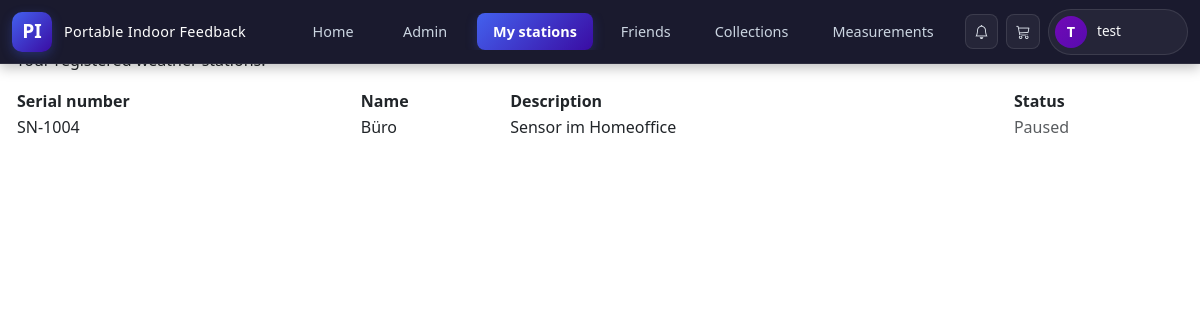
/user/user_stations.php (signed in), run on the app's committed database.
### tables this page shows
CREATE TABLE `station` (
  `pk_serialNumber` varchar(50) NOT NULL,
  `name` varchar(100) DEFAULT NULL,
  `description` text,
  `fk_user_owns` varchar(50) DEFAULT NULL,
  `status` enum('Active','Paused') NOT NULL DEFAULT 'Active'
);

### user/user_stations.php (the view, shortened to what this page needs)
<?php
require '../includes/db_connection.php';
$username = $_SESSION['pk_username'] ?? '';
$stmt = mysqli_prepare($link,
    "SELECT pk_serialNumber, name, description, status
     FROM station
     WHERE fk_user_owns = ?
     ORDER BY name"
);
mysqli_stmt_bind_param($stmt, 's', $username);
mysqli_stmt_execute($stmt);
$result   = mysqli_stmt_get_result($stmt);
$stations = [];
while ($row = mysqli_fetch_assoc($result)) {
    $stations[] = $row;
}
include '../includes/header.php';
?>
<main class="main-shell">
    <div class="container-xxl px-3">
        <section class="glass-card mb-3">
            <div class="glass-card-header">
                <div>
                    <h1 class="glass-card-title mb-0">
                    </h1>
                    <p class="glass-card-sub mb-0">
                    </p>
                </div>
            </div>
        </section>
        <section class="glass-card">
            <?php if (empty($stations)): ?>
                <p class="text-muted mb-0">
                    <?php echo ($lang === 'de')
                        ? 'Du hast noch keine Stationen. Bitte wende dich an einen Administrator.'
                        : 'You have no stations yet. Please contact an administrator.'; ?>
                </p>
            <?php else: ?>
                <div class="table-responsive">
                    <table class="table-glass w-100">
                        <thead>
                            <tr>
                                <th><?php echo ($lang === 'de') ? 'Seriennummer' : 'Serial number'; ?></th>
                                <th><?php echo ($lang === 'de') ? 'Name' : 'Name'; ?></th>
                                <th><?php echo ($lang === 'de') ? 'Beschreibung' : 'Description'; ?></th>
                                <th>Status</th>
                            </tr>
                        </thead>
                        <tbody>
                            <?php foreach ($stations as $s): ?>
                                <tr>
                                    <td><?php echo htmlspecialchars($s['pk_serialNumber']); ?></td>
                                    <td><?php echo htmlspecialchars($s['name'] ?? ''); ?></td>
                                    <td><?php echo htmlspecialchars($s['description'] ?? ''); ?></td>
                                    <td>
                                        <span class="pill <?php echo $s['status'] === 'Active' ? 'text-success' : 'text-muted'; ?>">
                                            <?php echo htmlspecialchars($s['status']); ?>
                                        </span>
                                    </td>
                                </tr>
                            <?php endforeach; ?>
                        </tbody>
                    </table>
                </div>
            <?php endif; ?>
        </section>
    </div>
</main>

### data on the page
station: pk_serialNumber "SN-1004", name "Büro", description "Sensor im Homeoffice", status "Paused"

### other printed values
$initials "T"
$displayName "test"
